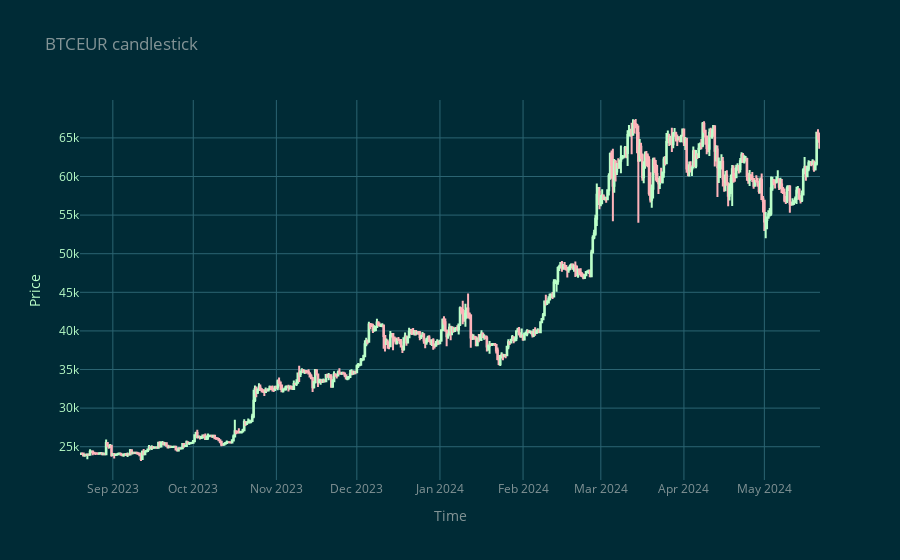
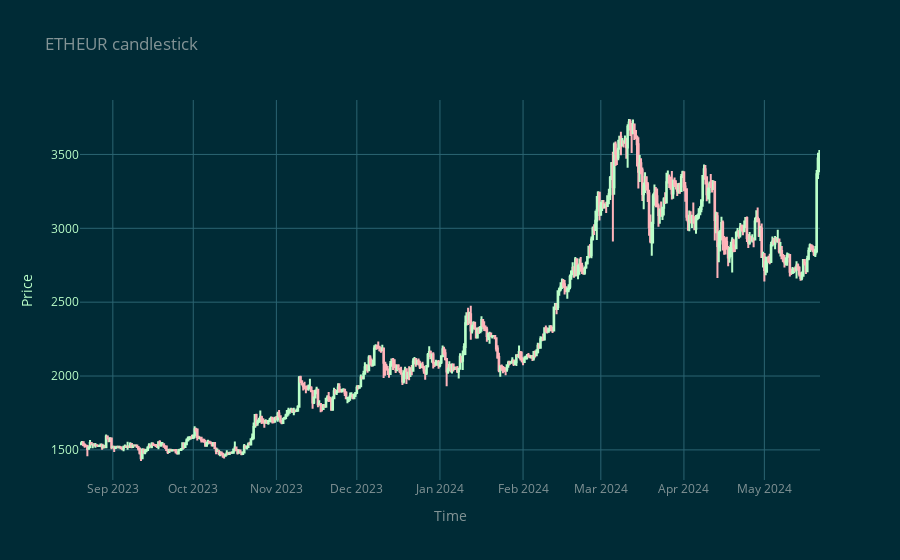
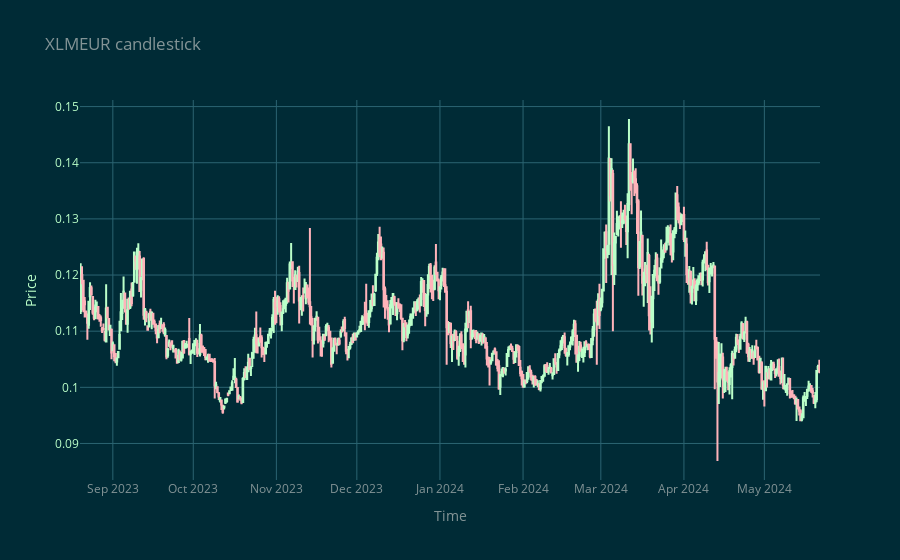

The cell these charts' notebook holds for them, in order:
### Code cell
from plot_func import plot_candlestick_history

for pair in ["btceur", "etheur", "xlmeur"]:
    plot_candlestick_history(
        client,
        pair,
        step_sec=60 * 60 * 24 / 2,
        start_dt=datetime(2023, 1, 1),
        end_dt=datetime(2025, 1, 1),
        title=f"{pair.upper()} candlestick",
    )

### Figure 1 — Plotly figure (JSON) as saved in the notebook; plotly's stock layout.template omitted (floating-point values rounded to 4 significant figures; data arrays with more than 128 entries replaced by an {"elided": "..."} marker saying what was removed)
{"data": [{"close": {"elided": "552 int values"}, "decreasing": {"line": {"color": "#ffb3ba"}}, "high": {"elided": "552 str values"}, "increasing": {"line": {"color": "#baffc9"}}, "low": {"elided": "552 str values"}, "open": {"elided": "552 str values"}, "type": "candlestick", "x": {"elided": "552 str values"}}], "layout": {"font": {"color": "#839496"}, "legend": {"font": {"color": "#839496"}, "traceorder": "reversed"}, "paper_bgcolor": "#002b36", "plot_bgcolor": "#002b36", "title": {"text": "BTCEUR candlestick"}, "xaxis": {"gridcolor": "#2b6472", "rangeslider": {"visible": false}, "title": {"text": "Time"}}, "yaxis": {"autorange": true, "color": "#baffc9", "gridcolor": "#2b6472", "title": {"text": "Price"}}}}

### Figure 2 — Plotly figure (JSON) as saved in the notebook; plotly's stock layout.template omitted (floating-point values rounded to 4 significant figures; data arrays with more than 128 entries replaced by an {"elided": "..."} marker saying what was removed)
{"data": [{"close": {"elided": "552 float values"}, "decreasing": {"line": {"color": "#ffb3ba"}}, "high": {"elided": "552 str values"}, "increasing": {"line": {"color": "#baffc9"}}, "low": {"elided": "552 str values"}, "open": {"elided": "552 str values"}, "type": "candlestick", "x": {"elided": "552 str values"}}], "layout": {"font": {"color": "#839496"}, "legend": {"font": {"color": "#839496"}, "traceorder": "reversed"}, "paper_bgcolor": "#002b36", "plot_bgcolor": "#002b36", "title": {"text": "ETHEUR candlestick"}, "xaxis": {"gridcolor": "#2b6472", "rangeslider": {"visible": false}, "title": {"text": "Time"}}, "yaxis": {"autorange": true, "color": "#baffc9", "gridcolor": "#2b6472", "title": {"text": "Price"}}}}

### Figure 3 — Plotly figure (JSON) as saved in the notebook; plotly's stock layout.template omitted (floating-point values rounded to 4 significant figures; data arrays with more than 128 entries replaced by an {"elided": "..."} marker saying what was removed)
{"data": [{"close": {"elided": "552 float values"}, "decreasing": {"line": {"color": "#ffb3ba"}}, "high": {"elided": "552 str values"}, "increasing": {"line": {"color": "#baffc9"}}, "low": {"elided": "552 str values"}, "open": {"elided": "552 str values"}, "type": "candlestick", "x": {"elided": "552 str values"}}], "layout": {"font": {"color": "#839496"}, "legend": {"font": {"color": "#839496"}, "traceorder": "reversed"}, "paper_bgcolor": "#002b36", "plot_bgcolor": "#002b36", "title": {"text": "XLMEUR candlestick"}, "xaxis": {"gridcolor": "#2b6472", "rangeslider": {"visible": false}, "title": {"text": "Time"}}, "yaxis": {"autorange": true, "color": "#baffc9", "gridcolor": "#2b6472", "title": {"text": "Price"}}}}
